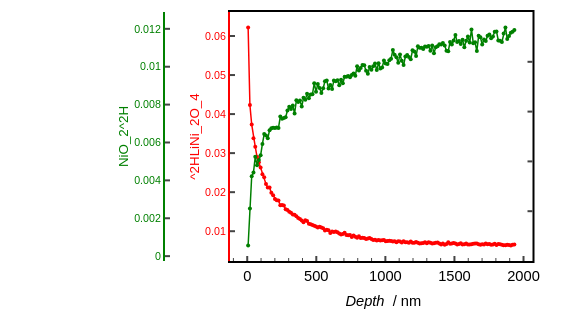

Write notebook code for a chart like this one.
### Code cell
a = Dataframe = depth_profils_normalized
b = x_column_name = '##Depth (nm)'
c = list_of_y_column_names = ['NiO_2^2H-Intensity(Raw, Background Corrected)_normalized_to_NiO_2-Intensity(Raw, Background Corrected)', '^2HLiNi_2O_4-Intensity(Raw, Background Corrected)_normalized_to_NiO_2-Intensity(Raw, Background Corrected)']
d = list_of_curve_label = ['^2HLiNi_2O_4', 'NiO_2^2H']
e = list_of_colors = ['red', 'green']
f = XAxis_Label = '<i> Depth </i> / nm'
g = YAxis_Label = '<i> Counts </i>'
h = Filepath_for_saving = images_outdir + 'OneWeekWashed_MultipleYAxis_Normalized' + '.html'

Plotly_DepthProfil_Multiple_YAxis(a, b, c , d, e, f, g, h)

### Figure 1 — Plotly figure (JSON) as saved in the notebook; plotly's stock layout.template omitted (floating-point values rounded to 4 significant figures; data arrays with more than 128 entries replaced by an {"elided": "..."} marker saying what was removed)
{"data": [{"line": {"width": 1.5}, "marker": {"color": "red", "size": 4}, "mode": "markers+lines", "name": "^2HLiNi_2O_4", "type": "scatter", "x": {"elided": "150 float values"}, "y": {"elided": "150 float values"}, "yaxis": "y"}, {"line": {"width": 1.5}, "marker": {"color": "green", "size": 4}, "mode": "markers+lines", "name": "NiO_2^2H", "type": "scatter", "x": {"elided": "150 float values"}, "y": {"elided": "150 float values"}, "yaxis": "y2"}, {"showlegend": false, "type": "scatter", "x": [null], "y": [null], "yaxis": "y3"}], "layout": {"autosize": false, "font": {"color": "black", "family": "Arial", "size": 14.67}, "height": 309, "margin": {"b": 48, "l": 10, "r": 10, "t": 12}, "paper_bgcolor": "white", "plot_bgcolor": "white", "showlegend": false, "width": 570, "xaxis": {"automargin": false, "domain": [0.4, 0.95], "exponentformat": "power", "linecolor": "black", "linewidth": 2, "minor": {"ticklen": 3, "ticks": "inside", "tickwidth": 1}, "mirror": true, "showline": true, "tickfont": {"size": 14.67}, "ticklen": 5, "ticks": "inside", "tickwidth": 2, "title": {"font": {"size": 14.67}, "text": "<i> Depth </i> / nm"}}, "yaxis": {"anchor": "x", "exponentformat": "power", "linecolor": "red", "linewidth": 2, "showline": true, "side": "left", "tickfont": {"color": "red", "size": 10.67}, "ticklen": 5, "ticks": "inside", "tickwidth": 2, "title": {"font": {"color": "red", "size": 13.33}, "standoff": 2, "text": "^2HLiNi_2O_4"}}, "yaxis2": {"anchor": "free", "exponentformat": "power", "linecolor": "green", "linewidth": 2, "overlaying": "y", "position": 0.28, "showline": true, "side": "left", "tickfont": {"color": "green", "size": 10.67}, "ticklen": 5, "ticks": "inside", "tickwidth": 2, "title": {"font": {"color": "green", "size": 13.33}, "standoff": 2, "text": "NiO_2^2H"}}, "yaxis3": {"anchor": "x", "linecolor": "black", "linewidth": 2, "overlaying": "y", "showline": true, "showticklabels": false, "side": "right", "ticklen": 5, "ticks": "inside", "tickwidth": 2}}}
